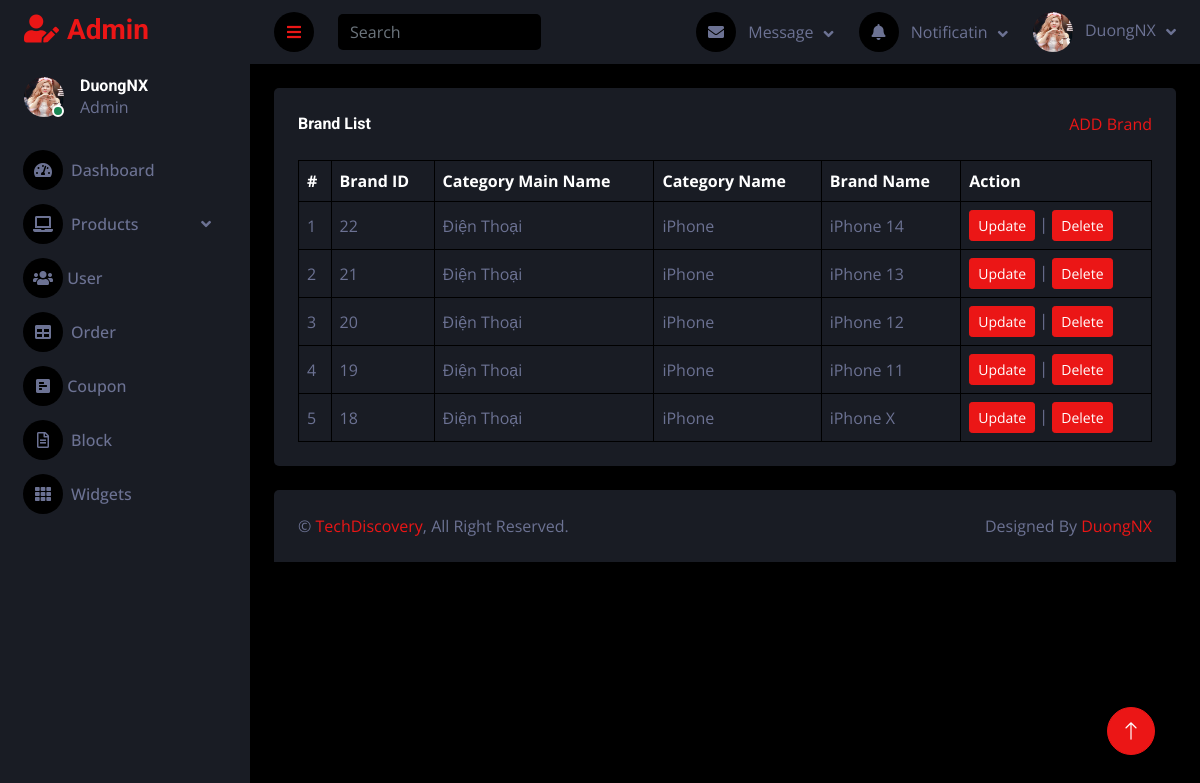
Screenshot of /admin/brandlist.php with the database file from the repository.
### tables this page shows
CREATE TABLE `tbl_brand` (
  `brand_id` int(11) NOT NULL,
  `cartegory_id` int(11) NOT NULL,
  `brand_name` varchar(255) NOT NULL,
  `cartegory_main_id` int(11) NOT NULL
);

CREATE TABLE `tbl_cartegory_main` (
  `cartegory_main_id` int(11) NOT NULL,
  `cartegory_main_name` varchar(255) NOT NULL
);

CREATE TABLE `tbl_cartegory` (
  `cartegory_id` int(11) NOT NULL,
  `cartegory_name` varchar(255) NOT NULL,
  `cartegory_main_id` int(11) NOT NULL
);

### admin/database.php (called while the page is built, shortened)
<?php
class Database
{
    public $host = DB_HOST;
    public $user = DB_USER;
    public $pass = DB_PASS;
    public $dbname = DB_NAME;
    public $link;
    private function connectDB()
    {
        $this->link = new mysqli($this->host, $this->user, $this->pass, $this->dbname);
    }
    public function select($query)
    {
        $result = $this->link->query($query) or die($this->link->error . __LINE__);
        if ($result->num_rows > 0) {
            return $result;
        } else {
            return false;
        }
    }
}
?>

### admin/class/brand_class.php (called while the page is built, shortened)
<?php
    include 'database.php';
?>
<?php
    class brand{
        private $db;
        public function __construct()
        {
            $this -> db = new Database();
        }
        public function show_brand(){
            $query = "SELECT tbl_brand.*, tbl_cartegory.cartegory_name, tbl_cartegory_main.cartegory_main_name
                      FROM tbl_brand
                      INNER JOIN tbl_cartegory ON tbl_brand.cartegory_id = tbl_cartegory.cartegory_id
                      INNER JOIN tbl_cartegory_main ON tbl_brand.cartegory_main_id = tbl_cartegory_main.cartegory_main_id
                      ORDER BY tbl_brand.brand_id DESC";
            $result = $this->db->select($query);
            return $result;
        }
    }
?>

### admin/brandlist.php (the view, shortened to what this page needs)
<?php
include "header.php";
include "sidebar.php";
include "navbar.php";
include "class/brand_class.php";
?>
<?php
$brand = new brand;
$show_brand = $brand->show_brand();
?>
<div class="container-fluid pt-4 px-4">
    <div class="bg-secondary text-center rounded p-4">
        <div class="d-flex align-items-center justify-content-between mb-4">
            <h6 class="mb-0">Brand List</h6>
            <a href="brand_add.php">ADD Brand</a>
        </div>
        <div class="table-responsive">
            <table class="table text-start align-middle table-bordered table-hover mb-0">
                <thead>
                    <tr class="text-white">
                        <th scope="col">#</th>
                        <th scope="col">Brand ID</th>
                        <th scope="col">Category Main Name</th>
                        <th scope="col">Category Name</th>
                        <th scope="col">Brand Name</th>
                        <th scope="col">Action</th>
                    </tr>
                </thead>
                <tbody>
                    <?php
                    if ($show_brand) {
                        $i = 0;
                        while ($result = $show_brand->fetch_assoc()) {
                            $i++;
                    ?>
                            <tr>
                                <td><?php echo $i ?></td>
                                <td><?php echo $result['brand_id'] ?></td>
                                <td><?php echo $result['cartegory_main_name'] ?></td>
                                <td><?php echo $result['cartegory_name'] ?></td>
                                <td><?php echo $result['brand_name'] ?></td>
                                <td>
                                    <a class="btn btn-sm btn-primary" href="brandedit.php?brand_id=<?php echo $result['brand_id'] ?>">Update</a> |
                                    <a class="btn btn-sm btn-primary" href="#" onclick="confirmDelete(<?php echo $result['brand_id'] ?>)">Delete</a>
                                </td>
                            </tr>
                    <?php
                        }
                    }
                    ?>
                </tbody>
            </table>
        </div>
    </div>
</div>
<?php
include "footer.php";
?>

### admin/header.php (shortened to what this page needs)
<!DOCTYPE html>
<html lang="en">
<head>
    <link href="https://cdnjs.cloudflare.com/ajax/libs/font-awesome/5.10.0/css/all.min.css" rel="stylesheet">
    <link href="https://cdn.jsdelivr.net/npm/bootstrap-icons@1.4.1/font/bootstrap-icons.css" rel="stylesheet">
    <link href="lib/owlcarousel/assets/owl.carousel.min.css" rel="stylesheet">
    <link href="lib/tempusdominus/css/tempusdominus-bootstrap-4.min.css" rel="stylesheet" />
    <link href="css/bootstrap.min.css" rel="stylesheet">
    <link href="css/style.css" rel="stylesheet">
</head>
<body>
    <div class="container-fluid position-relative d-flex p-0">

### admin/sidebar.php (shortened to what this page needs)
<div class="sidebar pe-4 pb-3">
      <nav class="navbar bg-secondary navbar-dark">
          <a href="index.php" class="navbar-brand mx-4 mb-3">
              <h3 class="text-primary"><i class="fa fa-user-edit me-2"></i>Admin</h3>
          </a>
          <div class="d-flex align-items-center ms-4 mb-4">
              <div class="position-relative">
                  <img class="rounded-circle" src="img/rose2.jpeg" alt="" style="width: 40px; height: 40px;">
                  <div class="bg-success rounded-circle border border-2 border-white position-absolute end-0 bottom-0 p-1"></div>
              </div>
              <div class="ms-3">
                  <h6 class="mb-0">DuongNX</h6>
                  <span>Admin</span>
              </div>
          </div>
          <div class="navbar-nav w-100">
              <a href="index.php" class="nav-item nav-link "><i class="fa fa-tachometer-alt me-2"></i>Dashboard</a>
              <div class="nav-item dropdown">
                  <a href="#" class="nav-link dropdown-toggle" data-bs-toggle="dropdown"><i class="fa fa-laptop me-2"></i>Products</a>
              </div>
              <a href="userlist.php" class="nav-item nav-link"><i class="fas fa-users"></i> User</a>
              <a href="order_list.php" class="nav-item nav-link"><i class="fa fa-table me-2"></i>Order</a>
              <a href="coupon.php" class="nav-item nav-link"><i class="fas fa-poll-h"></i> Coupon</a>
              <a href="../blog.php" class="nav-item nav-link"><i class="far fa-file-alt me-2"></i>Block</a>
              <a href="widget.php" class="nav-item nav-link"><i class="fa fa-th me-2"></i>Widgets</a>
          </div>
      </nav>
  </div>

### admin/navbar.php (shortened to what this page needs)
<div class="content">
    <nav class="navbar navbar-expand bg-secondary navbar-dark sticky-top px-4 py-0">
        <a href="#" class="sidebar-toggler flex-shrink-0">
            <i class="fa fa-bars"></i>
        </a>
        <form class="d-none d-md-flex ms-4">
            <input class="form-control bg-dark border-0" type="search" placeholder="Search">
        </form>
        <div class="navbar-nav align-items-center ms-auto">
            <div class="nav-item dropdown">
                <a href="#" class="nav-link dropdown-toggle" data-bs-toggle="dropdown">
                    <i class="fa fa-envelope me-lg-2"></i>
                    <span class="d-none d-lg-inline-flex">Message</span>
                </a>
            </div>
            <div class="nav-item dropdown">
                <a href="#" class="nav-link dropdown-toggle" data-bs-toggle="dropdown">
                    <i class="fa fa-bell me-lg-2"></i>
                    <span class="d-none d-lg-inline-flex">Notificatin</span>
                </a>
            </div>
            <div class="nav-item dropdown">
                <a href="#" class="nav-link dropdown-toggle" data-bs-toggle="dropdown">
                    <img class="rounded-circle me-lg-2" src="img/rose2.jpeg" alt="" style="width: 40px; height: 40px;">
                    <span class="d-none d-lg-inline-flex">DuongNX </span>
                </a>
            </div>
        </div>
    </nav>

### admin/footer.php (shortened to what this page needs)
<div class="container-fluid pt-4 px-4">
                <div class="bg-secondary rounded-top p-4">
                    <div class="row">
                        <div class="col-12 col-sm-6 text-center text-sm-start">
                            &copy; <a href="https://www.facebook.com/groups/1249874295731488">TechDiscovery</a>, All Right Reserved.
                        </div>
                        <div class="col-12 col-sm-6 text-center text-sm-end">
                            Designed By <a href="https://github.com/duongnx03">DuongNX</a>
                        </div>
                    </div>
                </div>
            </div>
        </div>
        <a href="#" class="btn btn-lg btn-primary btn-lg-square back-to-top"><i class="bi bi-arrow-up"></i></a>
    </div>
</body>
</html>

### admin/css/style.css (style rules this page uses)
:root { --primary: #EB1616; --secondary: #191C24; --light: #6C7293; --dark: #000000; }
.back-to-top { position: fixed; display: none; right: 45px; bottom: 45px; z-index: 99; }
.btn { transition: .5s; }
.btn-lg-square { width: 48px; height: 48px; }
.btn-square, .btn-sm-square, .btn-lg-square { padding: 0; display: inline-flex; align-items: center; justify-content: center; font-weight: normal; border-radius: 50px; }
.sidebar { position: fixed; top: 0; left: 0; bottom: 0; width: 250px; height: 100vh; overflow-y: auto; background: var(--secondary); transition: 0.5s; z-index: 999; }
.content { margin-left: 250px; min-height: 100vh; background: var(--white); transition: 0.5s; }
@media (min-width: 992px) { .sidebar { margin-left: 0; } }
@media (min-width: 992px) { .content { width: calc(100% - 250px); } }
.sidebar .navbar .navbar-nav .nav-link { padding: 7px 20px; color: var(--light); font-weight: 500; border-left: 3px solid var(--secondary); border-radius: 0 30px 30px 0; outline: none; }
.sidebar .navbar .navbar-nav .nav-link i { width: 40px; height: 40px; display: inline-flex; align-items: center; justify-content: center; background: var(--dark); border-radius: 40px; }
.sidebar .navbar .dropdown-toggle::after { position: absolute; top: 15px; right: 15px; border: none; content: "\f107"; font-family: "Font Awesome 5 Free"; font-weight: 900; transition: .5s; }
.content .navbar .navbar-nav .nav-link { margin-left: 25px; padding: 12px 0; color: var(--light); outline: none; }
.content .navbar .sidebar-toggler, .content .navbar .navbar-nav .nav-link i { width: 40px; height: 40px; display: inline-flex; align-items: center; justify-content: center; background: var(--dark); border-radius: 40px; }
.content .navbar .dropdown-toggle::after { margin-left: 6px; vertical-align: middle; border: none; content: "\f107"; font-family: "Font Awesome 5 Free"; font-weight: 900; transition: .5s; }

### rows the page displays
tbl_brand: brand_id "22", cartegory_main.cartegory_main_name "Điện Thoại", cartegory.cartegory_name "iPhone", brand_name "iPhone 14"
tbl_brand: brand_id "21", cartegory_main.cartegory_main_name "Điện Thoại", cartegory.cartegory_name "iPhone", brand_name "iPhone 13"
tbl_brand: brand_id "20", cartegory_main.cartegory_main_name "Điện Thoại", cartegory.cartegory_name "iPhone", brand_name "iPhone 12"
tbl_brand: brand_id "19", cartegory_main.cartegory_main_name "Điện Thoại", cartegory.cartegory_name "iPhone", brand_name "iPhone 11"
tbl_brand: brand_id "18", cartegory_main.cartegory_main_name "Điện Thoại", cartegory.cartegory_name "iPhone", brand_name "iPhone X"
